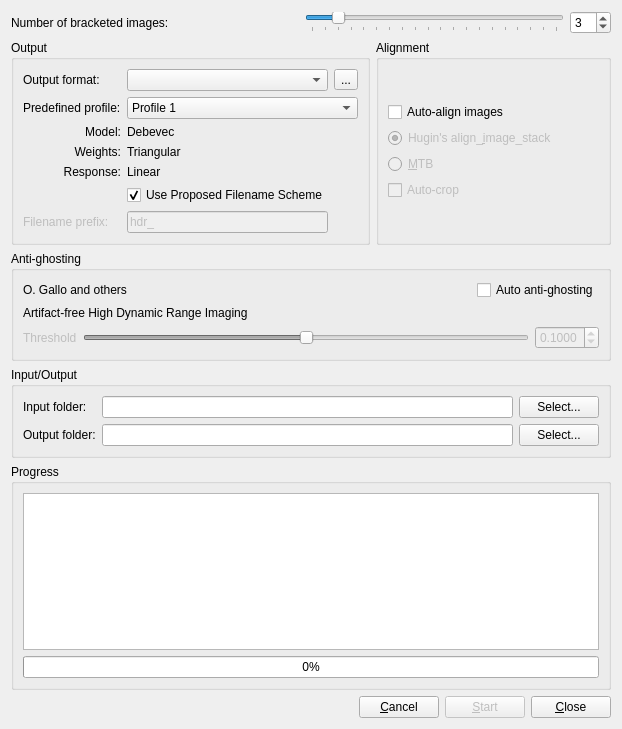
<?xml version="1.0" encoding="UTF-8"?>
<ui version="4.0">
 <class>BatchHDRDialog</class>
 <widget class="QDialog" name="BatchHDRDialog">
  <property name="geometry">
   <rect>
    <x>0</x>
    <y>0</y>
    <width>622</width>
    <height>729</height>
   </rect>
  </property>
  <property name="windowTitle">
   <string>Batch HDR</string>
  </property>
  <property name="windowIcon">
   <iconset resource="../../icons.qrc">
    <normaloff>:/program-icons/luminance-hdr</normaloff>:/program-icons/luminance-hdr</iconset>
  </property>
  <layout class="QGridLayout" name="gridLayout_9">
   <item row="1" column="0">
    <layout class="QHBoxLayout" name="horizontalLayout_4"/>
   </item>
   <item row="0" column="0" colspan="2">
    <layout class="QHBoxLayout" name="horizontalLayout" stretch="1,1,2,0">
     <item>
      <widget class="QLabel" name="label">
       <property name="text">
        <string>Number of bracketed images:</string>
       </property>
      </widget>
     </item>
     <item>
      <spacer name="horizontalSpacer">
       <property name="orientation">
        <enum>Qt::Horizontal</enum>
       </property>
       <property name="sizeHint" stdset="0">
        <size>
         <width>40</width>
         <height>20</height>
        </size>
       </property>
      </spacer>
     </item>
     <item>
      <widget class="QSlider" name="horizontalSlider">
       <property name="toolTip">
        <string>Select the number of bracketed pictures used to create the HDRs</string>
       </property>
       <property name="minimum">
        <number>1</number>
       </property>
       <property name="maximum">
        <number>20</number>
       </property>
       <property name="value">
        <number>3</number>
       </property>
       <property name="orientation">
        <enum>Qt::Horizontal</enum>
       </property>
       <property name="tickPosition">
        <enum>QSlider::TicksBelow</enum>
       </property>
       <property name="tickInterval">
        <number>1</number>
       </property>
      </widget>
     </item>
     <item>
      <widget class="QSpinBox" name="spinBox">
       <property name="toolTip">
        <string>Select the number of bracketed pictures used to create the HDRs</string>
       </property>
       <property name="minimum">
        <number>1</number>
       </property>
       <property name="maximum">
        <number>20</number>
       </property>
       <property name="value">
        <number>3</number>
       </property>
      </widget>
     </item>
    </layout>
   </item>
   <item row="2" column="0" colspan="2">
    <layout class="QHBoxLayout" name="horizontalLayout_3" stretch="1,1">
     <item>
      <widget class="QGroupBox" name="groupBoxOutput">
       <property name="sizePolicy">
        <sizepolicy hsizetype="Preferred" vsizetype="Minimum">
         <horstretch>0</horstretch>
         <verstretch>0</verstretch>
        </sizepolicy>
       </property>
       <property name="title">
        <string>Output</string>
       </property>
       <layout class="QGridLayout" name="gridLayout_7">
        <item row="0" column="0">
         <layout class="QGridLayout" name="gridLayout_5" columnstretch="0,0,0">
          <item row="0" column="1">
           <widget class="QComboBox" name="formatComboBox">
            <property name="sizePolicy">
             <sizepolicy hsizetype="Preferred" vsizetype="Fixed">
              <horstretch>1</horstretch>
              <verstretch>0</verstretch>
             </sizepolicy>
            </property>
            <property name="toolTip">
             <string>Choose an HDR output file format</string>
            </property>
            <property name="currentIndex">
             <number>-1</number>
            </property>
           </widget>
          </item>
          <item row="6" column="0">
           <widget class="QLabel" name="label_4">
            <property name="enabled">
             <bool>false</bool>
            </property>
            <property name="text">
             <string>Filename prefix:</string>
            </property>
           </widget>
          </item>
          <item row="1" column="1" colspan="2">
           <widget class="QComboBox" name="profileComboBox">
            <property name="toolTip">
             <string>Choose one of the creation predefined profiles. 
See documentation for more information.</string>
            </property>
            <property name="currentIndex">
             <number>0</number>
            </property>
            <item>
             <property name="text">
              <string>Profile 1</string>
             </property>
            </item>
            <item>
             <property name="text">
              <string>Profile 2</string>
             </property>
            </item>
            <item>
             <property name="text">
              <string>Profile 3</string>
             </property>
            </item>
            <item>
             <property name="text">
              <string>Profile 4</string>
             </property>
            </item>
            <item>
             <property name="text">
              <string>Profile 5</string>
             </property>
            </item>
            <item>
             <property name="text">
              <string>Profile 6</string>
             </property>
            </item>
           </widget>
          </item>
          <item row="0" column="0">
           <widget class="QLabel" name="label_3">
            <property name="text">
             <string>Output format:</string>
            </property>
           </widget>
          </item>
          <item row="6" column="1">
           <widget class="QLineEdit" name="prefixLineEdit">
            <property name="enabled">
             <bool>false</bool>
            </property>
            <property name="text">
             <string>hdr_</string>
            </property>
           </widget>
          </item>
          <item row="5" column="1">
           <widget class="QCheckBox" name="proposedFilenameCheckBox">
            <property name="toolTip">
             <string>&lt;html&gt;&lt;head/&gt;&lt;body&gt;&lt;p&gt;With leaving this checked, filenames for created HDRs will be of the form &lt;span style=&quot; font-style:italic;&quot;&gt;first-last_HdrCreationModel.ext &lt;/span&gt;where first is the file name of 1st braketed image in the set, last is the file name of the last bracketed image in the set and extension is the selected HDR file format extension.&lt;/p&gt;&lt;/body&gt;&lt;/html&gt;</string>
            </property>
            <property name="text">
             <string>Use Proposed Filename Scheme</string>
            </property>
            <property name="checked">
             <bool>true</bool>
            </property>
           </widget>
          </item>
          <item row="4" column="0">
           <widget class="QLabel" name="label_10">
            <property name="text">
             <string>Response:</string>
            </property>
            <property name="alignment">
             <set>Qt::AlignRight|Qt::AlignTrailing|Qt::AlignVCenter</set>
            </property>
           </widget>
          </item>
          <item row="3" column="0">
           <widget class="QLabel" name="label_11">
            <property name="text">
             <string>Weights:</string>
            </property>
            <property name="alignment">
             <set>Qt::AlignRight|Qt::AlignTrailing|Qt::AlignVCenter</set>
            </property>
           </widget>
          </item>
          <item row="1" column="0">
           <widget class="QLabel" name="label_2">
            <property name="text">
             <string>Predefined profile:</string>
            </property>
           </widget>
          </item>
          <item row="0" column="2">
           <widget class="QToolButton" name="formatSettingsButton">
            <property name="text">
             <string notr="true">...</string>
            </property>
           </widget>
          </item>
          <item row="2" column="0">
           <widget class="QLabel" name="label_12">
            <property name="text">
             <string>Model:</string>
            </property>
            <property name="alignment">
             <set>Qt::AlignRight|Qt::AlignTrailing|Qt::AlignVCenter</set>
            </property>
           </widget>
          </item>
          <item row="2" column="1">
           <widget class="QLabel" name="labelModel">
            <property name="text">
             <string>Debevec</string>
            </property>
           </widget>
          </item>
          <item row="3" column="1">
           <widget class="QLabel" name="labelWeights">
            <property name="text">
             <string>Triangular</string>
            </property>
           </widget>
          </item>
          <item row="4" column="1">
           <widget class="QLabel" name="labelResponse">
            <property name="text">
             <string>Linear</string>
            </property>
           </widget>
          </item>
         </layout>
        </item>
       </layout>
      </widget>
     </item>
     <item>
      <layout class="QVBoxLayout" name="verticalLayout_4">
       <item>
        <widget class="QGroupBox" name="groupBoxAlignment">
         <property name="title">
          <string>Alignment</string>
         </property>
         <layout class="QGridLayout" name="gridLayout_2">
          <item row="0" column="0">
           <layout class="QGridLayout" name="gridLayout_6">
            <item row="2" column="0" colspan="2">
             <widget class="QRadioButton" name="aisRadioButton">
              <property name="enabled">
               <bool>false</bool>
              </property>
              <property name="toolTip">
               <string>Use Hugin's align_image_stack engine</string>
              </property>
              <property name="text">
               <string>Hugin's align_&amp;image_stack</string>
              </property>
              <property name="checked">
               <bool>true</bool>
              </property>
             </widget>
            </item>
            <item row="3" column="0" colspan="2">
             <widget class="QRadioButton" name="MTBRadioButton">
              <property name="enabled">
               <bool>false</bool>
              </property>
              <property name="toolTip">
               <string>Use MTB (Median Threshold Bitmap) engine</string>
              </property>
              <property name="text">
               <string>&amp;MTB</string>
              </property>
             </widget>
            </item>
            <item row="0" column="0">
             <widget class="QCheckBox" name="autoAlignCheckBox">
              <property name="enabled">
               <bool>true</bool>
              </property>
              <property name="toolTip">
               <string>Auto align the bracketed pictures</string>
              </property>
              <property name="text">
               <string>Auto-align images</string>
              </property>
             </widget>
            </item>
            <item row="4" column="0">
             <widget class="QCheckBox" name="autoCropCheckBox">
              <property name="enabled">
               <bool>false</bool>
              </property>
              <property name="text">
               <string>Auto-crop</string>
              </property>
             </widget>
            </item>
           </layout>
          </item>
         </layout>
        </widget>
       </item>
      </layout>
     </item>
    </layout>
   </item>
   <item row="6" column="0" colspan="2">
    <layout class="QHBoxLayout" name="horizontalLayout_6">
     <item>
      <spacer name="horizontalSpacer_2">
       <property name="orientation">
        <enum>Qt::Horizontal</enum>
       </property>
       <property name="sizeHint" stdset="0">
        <size>
         <width>40</width>
         <height>20</height>
        </size>
       </property>
      </spacer>
     </item>
     <item>
      <widget class="QPushButton" name="cancelButton">
       <property name="text">
        <string>&amp;Cancel</string>
       </property>
       <property name="autoDefault">
        <bool>false</bool>
       </property>
      </widget>
     </item>
     <item>
      <widget class="QPushButton" name="startButton">
       <property name="enabled">
        <bool>false</bool>
       </property>
       <property name="text">
        <string>&amp;Start</string>
       </property>
       <property name="autoDefault">
        <bool>false</bool>
       </property>
      </widget>
     </item>
     <item>
      <widget class="QPushButton" name="closeButton">
       <property name="text">
        <string>&amp;Close</string>
       </property>
       <property name="autoDefault">
        <bool>false</bool>
       </property>
      </widget>
     </item>
    </layout>
   </item>
   <item row="5" column="0" colspan="2">
    <widget class="QGroupBox" name="groupBox_2">
     <property name="title">
      <string>Progress</string>
     </property>
     <layout class="QVBoxLayout" name="verticalLayout_6">
      <item>
       <widget class="QTextEdit" name="textEdit">
        <property name="readOnly">
         <bool>true</bool>
        </property>
       </widget>
      </item>
      <item>
       <widget class="QProgressBar" name="progressBar">
        <property name="value">
         <number>0</number>
        </property>
       </widget>
      </item>
     </layout>
    </widget>
   </item>
   <item row="4" column="0" colspan="2">
    <widget class="QGroupBox" name="groupBoxIO">
     <property name="title">
      <string>Input/Output</string>
     </property>
     <layout class="QGridLayout" name="gridLayout_8">
      <item row="0" column="0">
       <layout class="QGridLayout" name="gridLayout_4">
        <item row="1" column="2">
         <widget class="QLineEdit" name="outputLineEdit">
          <property name="readOnly">
           <bool>true</bool>
          </property>
         </widget>
        </item>
        <item row="0" column="2">
         <widget class="QLineEdit" name="inputLineEdit">
          <property name="readOnly">
           <bool>true</bool>
          </property>
         </widget>
        </item>
        <item row="1" column="3">
         <widget class="QPushButton" name="selectOutputFolder">
          <property name="toolTip">
           <string>Folder where created HDRs are saved</string>
          </property>
          <property name="text">
           <string>Select...</string>
          </property>
          <property name="icon">
           <iconset theme="document-open">
            <normaloff>.</normaloff>.</iconset>
          </property>
          <property name="autoDefault">
           <bool>false</bool>
          </property>
         </widget>
        </item>
        <item row="0" column="3">
         <widget class="QPushButton" name="selectInputFolder">
          <property name="toolTip">
           <string>Folder where bracketed pictures are located (in alphabetical order)</string>
          </property>
          <property name="text">
           <string>Select...</string>
          </property>
          <property name="icon">
           <iconset theme="document-open">
            <normaloff>.</normaloff>.</iconset>
          </property>
          <property name="autoDefault">
           <bool>false</bool>
          </property>
         </widget>
        </item>
        <item row="0" column="1">
         <widget class="QLabel" name="label_5">
          <property name="text">
           <string>Input folder:</string>
          </property>
          <property name="scaledContents">
           <bool>false</bool>
          </property>
         </widget>
        </item>
        <item row="1" column="1">
         <widget class="QLabel" name="label_6">
          <property name="text">
           <string>Output folder:</string>
          </property>
         </widget>
        </item>
       </layout>
      </item>
     </layout>
    </widget>
   </item>
   <item row="3" column="0" colspan="2">
    <widget class="QGroupBox" name="groupBoxAg">
     <property name="title">
      <string>Anti-ghosting</string>
     </property>
     <layout class="QGridLayout" name="gridLayout">
      <item row="1" column="0" colspan="2">
       <layout class="QHBoxLayout" name="horizontalLayout_9">
        <item>
         <widget class="QLabel" name="label_8">
          <property name="text">
           <string>Artifact-free High Dynamic Range Imaging</string>
          </property>
         </widget>
        </item>
       </layout>
      </item>
      <item row="2" column="0">
       <widget class="QLabel" name="label_9">
        <property name="enabled">
         <bool>false</bool>
        </property>
        <property name="text">
         <string>Threshold</string>
        </property>
       </widget>
      </item>
      <item row="2" column="1">
       <widget class="QSlider" name="threshold_horizontalSlider">
        <property name="enabled">
         <bool>false</bool>
        </property>
        <property name="toolTip">
         <string>&lt;html&gt;&lt;head/&gt;&lt;body&gt;&lt;p&gt;Threshold used by auto anti-ghosting algorithm. A lower threshold means a more aggressive processing but that can lower the final dynamic range. Use the &amp;quot;Recompute&amp;quot; button to see the actual patches coverage and adjust the threshold accordingly&lt;/p&gt;&lt;/body&gt;&lt;/html&gt;</string>
        </property>
        <property name="maximum">
         <number>10000</number>
        </property>
        <property name="singleStep">
         <number>1</number>
        </property>
        <property name="pageStep">
         <number>10</number>
        </property>
        <property name="value">
         <number>5000</number>
        </property>
        <property name="orientation">
         <enum>Qt::Horizontal</enum>
        </property>
        <property name="tickPosition">
         <enum>QSlider::NoTicks</enum>
        </property>
       </widget>
      </item>
      <item row="2" column="2">
       <widget class="QDoubleSpinBox" name="threshold_doubleSpinBox">
        <property name="enabled">
         <bool>false</bool>
        </property>
        <property name="toolTip">
         <string>&lt;html&gt;&lt;head/&gt;&lt;body&gt;&lt;p&gt;Threshold used by auto anti-ghosting algorithm. A lower threshold means a more aggressive processing but that can lower the final dynamic range. Use the &amp;quot;Recompute&amp;quot; button to see the actual patches coverage and adjust the threshold accordingly&lt;/p&gt;&lt;/body&gt;&lt;/html&gt;</string>
        </property>
        <property name="decimals">
         <number>4</number>
        </property>
        <property name="maximum">
         <double>1.000000000000000</double>
        </property>
        <property name="singleStep">
         <double>0.001000000000000</double>
        </property>
        <property name="value">
         <double>0.100000000000000</double>
        </property>
       </widget>
      </item>
      <item row="0" column="0" colspan="3">
       <layout class="QHBoxLayout" name="horizontalLayout_8">
        <item>
         <widget class="QLabel" name="label_7">
          <property name="text">
           <string>O. Gallo and others</string>
          </property>
         </widget>
        </item>
        <item>
         <spacer name="horizontalSpacer_3">
          <property name="orientation">
           <enum>Qt::Horizontal</enum>
          </property>
          <property name="sizeHint" stdset="0">
           <size>
            <width>40</width>
            <height>20</height>
           </size>
          </property>
         </spacer>
        </item>
        <item>
         <widget class="QCheckBox" name="autoAG_checkBox">
          <property name="toolTip">
           <string>&lt;html&gt;&lt;head/&gt;&lt;body&gt;&lt;p&gt;Enable auto anti-ghosting algorithm&lt;/p&gt;&lt;/body&gt;&lt;/html&gt;</string>
          </property>
          <property name="text">
           <string>Auto anti-ghosting</string>
          </property>
         </widget>
        </item>
       </layout>
      </item>
     </layout>
    </widget>
   </item>
  </layout>
 </widget>
 <tabstops>
  <tabstop>horizontalSlider</tabstop>
  <tabstop>spinBox</tabstop>
  <tabstop>formatComboBox</tabstop>
  <tabstop>formatSettingsButton</tabstop>
  <tabstop>profileComboBox</tabstop>
  <tabstop>proposedFilenameCheckBox</tabstop>
  <tabstop>prefixLineEdit</tabstop>
  <tabstop>autoAlignCheckBox</tabstop>
  <tabstop>aisRadioButton</tabstop>
  <tabstop>MTBRadioButton</tabstop>
  <tabstop>autoAG_checkBox</tabstop>
  <tabstop>threshold_horizontalSlider</tabstop>
  <tabstop>threshold_doubleSpinBox</tabstop>
  <tabstop>inputLineEdit</tabstop>
  <tabstop>selectInputFolder</tabstop>
  <tabstop>outputLineEdit</tabstop>
  <tabstop>selectOutputFolder</tabstop>
  <tabstop>textEdit</tabstop>
  <tabstop>cancelButton</tabstop>
  <tabstop>startButton</tabstop>
  <tabstop>closeButton</tabstop>
 </tabstops>
 <resources>
  <include location="../../icons.qrc"/>
 </resources>
 <connections>
  <connection>
   <sender>spinBox</sender>
   <signal>valueChanged(int)</signal>
   <receiver>horizontalSlider</receiver>
   <slot>setValue(int)</slot>
   <hints>
    <hint type="sourcelabel">
     <x>614</x>
     <y>35</y>
    </hint>
    <hint type="destinationlabel">
     <x>508</x>
     <y>32</y>
    </hint>
   </hints>
  </connection>
  <connection>
   <sender>horizontalSlider</sender>
   <signal>valueChanged(int)</signal>
   <receiver>spinBox</receiver>
   <slot>setValue(int)</slot>
   <hints>
    <hint type="sourcelabel">
     <x>508</x>
     <y>32</y>
    </hint>
    <hint type="destinationlabel">
     <x>614</x>
     <y>35</y>
    </hint>
   </hints>
  </connection>
  <connection>
   <sender>closeButton</sender>
   <signal>clicked()</signal>
   <receiver>BatchHDRDialog</receiver>
   <slot>accept()</slot>
   <hints>
    <hint type="sourcelabel">
     <x>614</x>
     <y>721</y>
    </hint>
    <hint type="destinationlabel">
     <x>285</x>
     <y>291</y>
    </hint>
   </hints>
  </connection>
  <connection>
   <sender>autoAG_checkBox</sender>
   <signal>toggled(bool)</signal>
   <receiver>threshold_horizontalSlider</receiver>
   <slot>setEnabled(bool)</slot>
   <hints>
    <hint type="sourcelabel">
     <x>606</x>
     <y>341</y>
    </hint>
    <hint type="destinationlabel">
     <x>519</x>
     <y>395</y>
    </hint>
   </hints>
  </connection>
  <connection>
   <sender>autoAG_checkBox</sender>
   <signal>toggled(bool)</signal>
   <receiver>threshold_doubleSpinBox</receiver>
   <slot>setEnabled(bool)</slot>
   <hints>
    <hint type="sourcelabel">
     <x>606</x>
     <y>341</y>
    </hint>
    <hint type="destinationlabel">
     <x>607</x>
     <y>400</y>
    </hint>
   </hints>
  </connection>
  <connection>
   <sender>autoAG_checkBox</sender>
   <signal>toggled(bool)</signal>
   <receiver>label_9</receiver>
   <slot>setEnabled(bool)</slot>
   <hints>
    <hint type="sourcelabel">
     <x>606</x>
     <y>341</y>
    </hint>
    <hint type="destinationlabel">
     <x>72</x>
     <y>400</y>
    </hint>
   </hints>
  </connection>
  <connection>
   <sender>autoAlignCheckBox</sender>
   <signal>toggled(bool)</signal>
   <receiver>aisRadioButton</receiver>
   <slot>setEnabled(bool)</slot>
   <hints>
    <hint type="sourcelabel">
     <x>509</x>
     <y>118</y>
    </hint>
    <hint type="destinationlabel">
     <x>553</x>
     <y>158</y>
    </hint>
   </hints>
  </connection>
  <connection>
   <sender>autoAlignCheckBox</sender>
   <signal>toggled(bool)</signal>
   <receiver>MTBRadioButton</receiver>
   <slot>setEnabled(bool)</slot>
   <hints>
    <hint type="sourcelabel">
     <x>509</x>
     <y>118</y>
    </hint>
    <hint type="destinationlabel">
     <x>553</x>
     <y>198</y>
    </hint>
   </hints>
  </connection>
  <connection>
   <sender>autoAlignCheckBox</sender>
   <signal>toggled(bool)</signal>
   <receiver>autoCropCheckBox</receiver>
   <slot>setEnabled(bool)</slot>
   <hints>
    <hint type="sourcelabel">
     <x>509</x>
     <y>118</y>
    </hint>
    <hint type="destinationlabel">
     <x>553</x>
     <y>254</y>
    </hint>
   </hints>
  </connection>
  <connection>
   <sender>proposedFilenameCheckBox</sender>
   <signal>toggled(bool)</signal>
   <receiver>label_4</receiver>
   <slot>setDisabled(bool)</slot>
   <hints>
    <hint type="sourcelabel">
     <x>287</x>
     <y>238</y>
    </hint>
    <hint type="destinationlabel">
     <x>82</x>
     <y>273</y>
    </hint>
   </hints>
  </connection>
  <connection>
   <sender>proposedFilenameCheckBox</sender>
   <signal>toggled(bool)</signal>
   <receiver>prefixLineEdit</receiver>
   <slot>setDisabled(bool)</slot>
   <hints>
    <hint type="sourcelabel">
     <x>350</x>
     <y>238</y>
    </hint>
    <hint type="destinationlabel">
     <x>350</x>
     <y>273</y>
    </hint>
   </hints>
  </connection>
 </connections>
</ui>
